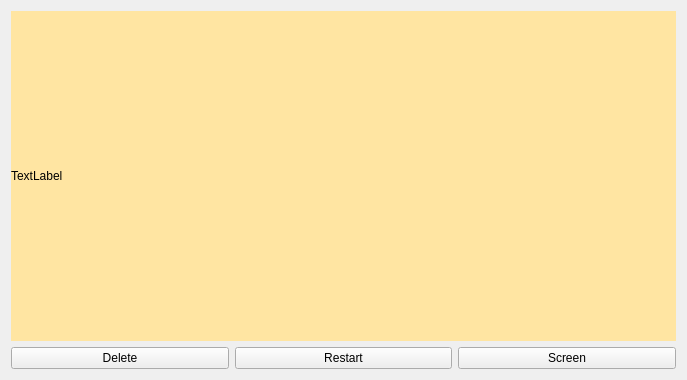
<?xml version="1.0" encoding="UTF-8"?>
<ui version="4.0">
 <class>widget</class>
 <widget class="QWidget" name="widget">
  <property name="geometry">
   <rect>
    <x>0</x>
    <y>0</y>
    <width>687</width>
    <height>380</height>
   </rect>
  </property>
  <property name="windowTitle">
   <string>Form</string>
  </property>
  <layout class="QGridLayout" name="gridLayout">
   <item row="1" column="0">
    <layout class="QHBoxLayout" name="horizontalLayout">
     <item>
      <widget class="QPushButton" name="ButtonDelete">
       <property name="styleSheet">
        <string notr="true">font: 22pt &quot;Arial&quot;;</string>
       </property>
       <property name="text">
        <string>Delete</string>
       </property>
      </widget>
     </item>
     <item>
      <widget class="QPushButton" name="ButtonRestart">
       <property name="styleSheet">
        <string notr="true">font: 22pt &quot;Arial&quot;;</string>
       </property>
       <property name="text">
        <string>Restart</string>
       </property>
      </widget>
     </item>
     <item>
      <widget class="QPushButton" name="ButtonScreen">
       <property name="styleSheet">
        <string notr="true">font: 22pt &quot;Arial&quot;;</string>
       </property>
       <property name="text">
        <string>Screen</string>
       </property>
      </widget>
     </item>
    </layout>
   </item>
   <item row="0" column="0">
    <widget class="QLabel" name="label">
     <property name="styleSheet">
      <string notr="true">background-color: rgb(255, 229, 162);
font: 22pt &quot;Arial&quot;;</string>
     </property>
     <property name="text">
      <string>TextLabel</string>
     </property>
    </widget>
   </item>
  </layout>
 </widget>
 <resources/>
 <connections/>
</ui>
